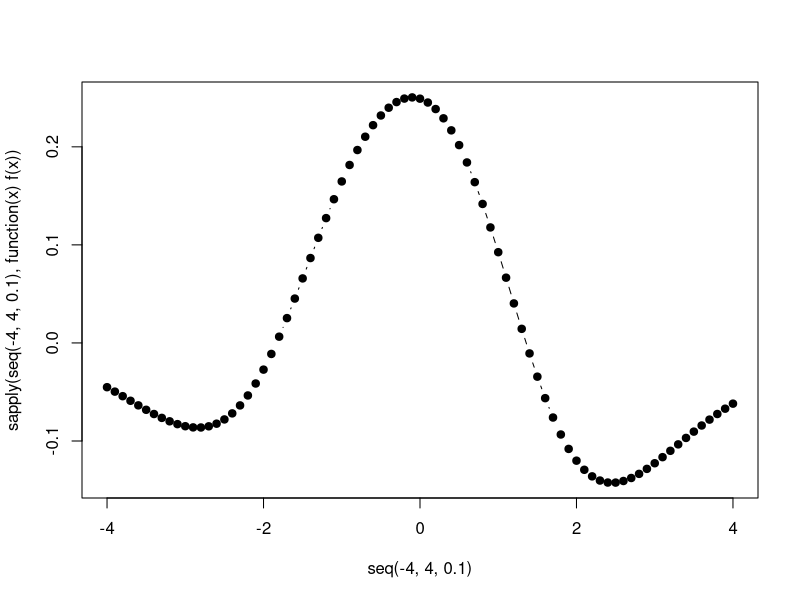

Source code (R):
# helpers functions

generateWitnessFunctionGaussianKernel <- function(sample1, sample2, rho=NULL) {

    # Get median heuristic


  if (is.null(rho)){
  aggsamp<-as.matrix(rbind(sample1,sample2))
  G <- apply( aggsamp^2,1,function(y) sum(y))
  Q <- matrix(rep(G,dim(aggsamp)[1]), ncol=dim(aggsamp)[1])
  dists <- Q + t(Q) - 2*aggsamp%*%t(aggsamp)
  dists <- dists[upper.tri(dists, diag = FALSE)]
  rho <- sqrt(0.5*median(dists[dists > 0]))
  }


  f1 <- function(x) mean(apply(sample1,1,function(y) exp(-sum((y-x)^2)/rho)))
  f2 <- function(x) mean(apply(sample2,1,function(y) exp(-sum((y-x)^2)/rho)))

  return(function(x) f1(x)-f2(x))
}

# small example
sample1 <- matrix(rnorm(300),ncol=1)
sample2 <- matrix(rnorm(300,sd=2),ncol=1)
f <- generateWitnessFunctionGaussianKernel(sample1, sample2, rho = NULL)
plot(seq(-4,4,0.1), sapply(seq(-4,4,0.1), function(x) f(x)),type="b",pch=19)

